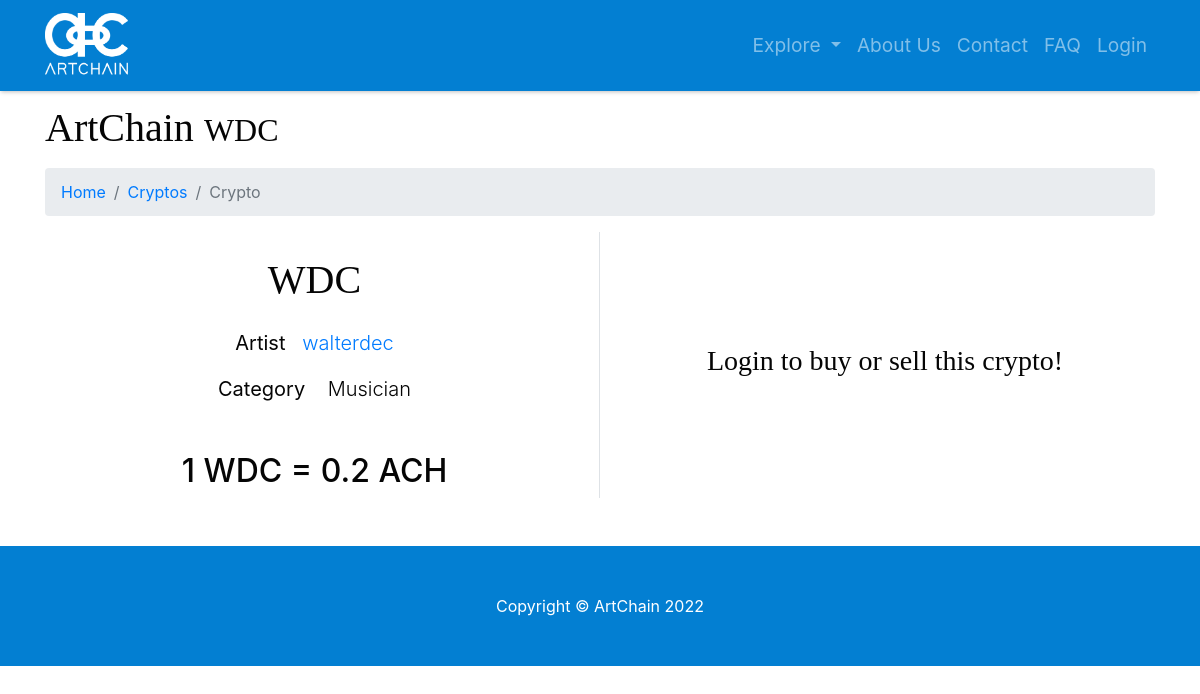
/item/crypto/WDC, run on an earlier commit of the app's database.
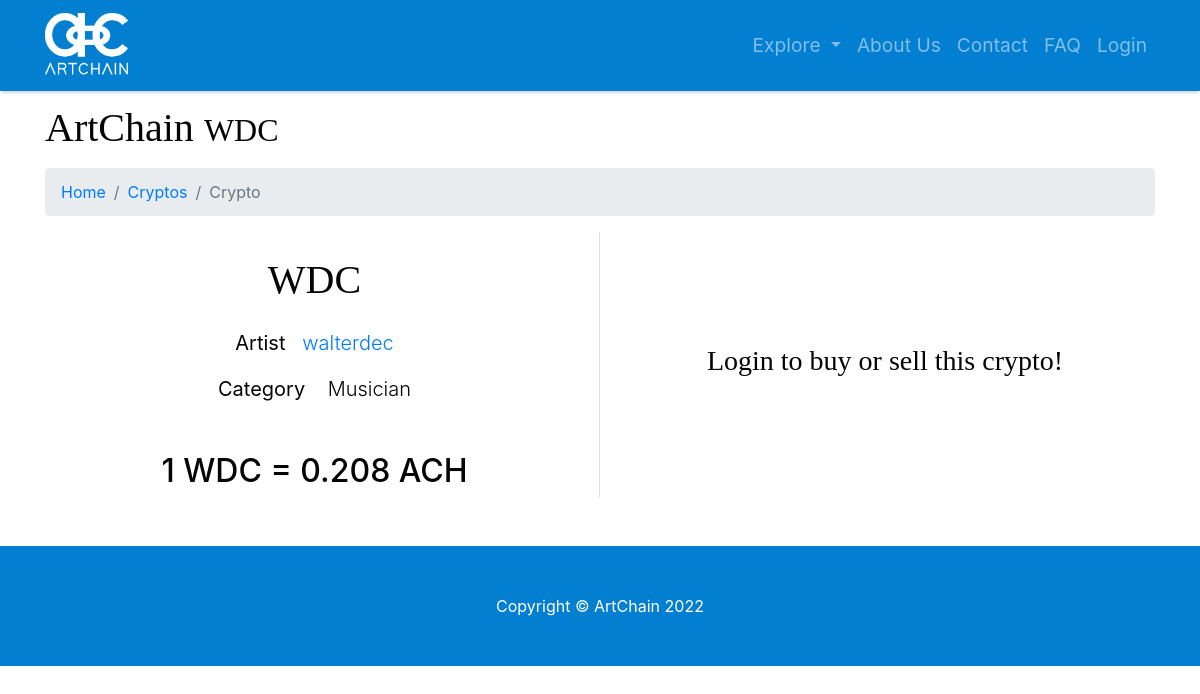
And on a later commit of the database.
### model.py (models this page shows)
class User(db.Model):
    __tablename__ = 'users'
    id = db.Column(db.Integer, unique=True, primary_key=True)
    username = db.Column(db.String(64), unique=True, index=True)
    password = db.Column(db.String(64))
    email = db.Column(db.String(64), unique=True)
    role_id = db.Column(db.Integer, db.ForeignKey('roles.id'))
    name = db.Column(db.String(64))
    surname = db.Column(db.String(64))
    category = db.Column(db.String(64), default=False)
    profile_pic_src = db.Column(db.String(64))
    insta = db.Column(db.Integer)
    instaname = db.Column(db.String(64))
    face = db.Column(db.Integer)
    facename = db.Column(db.String(64))
    twitter = db.Column(db.Integer)
    twittername = db.Column(db.String(64))
    yt = db.Column(db.Integer)
    ytname = db.Column(db.String(64))
    tiktok = db.Column(db.Integer)
    tiktokname = db.Column(db.String(64))
    twitch = db.Column(db.Integer)
    twitchname = db.Column(db.String(64))
    applemusic = db.Column(db.Integer)
    applemusicname = db.Column(db.String(64))
    spotify = db.Column(db.Integer)
    spotifyname = db.Column(db.String(64))
    soundcloud = db.Column(db.Integer)
    soundcloudname = db.Column(db.String(64))
    sales = db.Column(db.Integer)
    value = db.Column(db.Integer)

### app.py (the view)
@app.route('/item/crypto/<name>', methods=['GET', 'POST'])
def item_crypto(name):
    form = BuySellCryptoForm()
    cryptocurrency = None
    for row in db.session.query(model.Crypto).filter_by(name=name):
        cryptocurrency = row
    if cryptocurrency is None:
        return page_not_found(TypeError)
    crypto_artist = db.session.query(model.User).filter_by(id=cryptocurrency.user_id).first()
    if form.validate_on_submit():
        amount_buy = form.amount_buy.data
        amount_sell = form.amount_sell.data
        buy_sell_crypto(cryptocurrency, amount_buy, amount_sell)
        return render_template('item-crypto.html', form=form, crypto=cryptocurrency, crypto_artist=crypto_artist)
    return render_template('item-crypto.html', form=form, crypto=cryptocurrency, crypto_artist=crypto_artist)

### templates/item-crypto.html (shortened to what this page needs)
{% include 'main-template.html' %}
{% block content %}
<head>
</head>
<div class="container">
   <h1 class="mt-4 mb-3">ArtChain
      <small>{{crypto.name}}</small>
   </h1>
   <ol class="breadcrumb">
      <li class="breadcrumb-item">
         <a href="/">Home</a>
      </li>
      <li class="breadcrumb-item">
         <a href="/explore-crypto">Cryptos</a>
      </li>
      <li class="breadcrumb-item active">Crypto</li>
   </ol>
</div>
<section>
   <div class="container mb-5">
      <div class="row gx-4 gx-lg-5 align-items-center">
         <div class="col-lg-6 border-right">
            <div class="mt-4">
               <h1 class="display-5 fw-bolder text-center">{{crypto.name}}</h1>
               <div class="mt-4">
                  <p class="lead text-center"><strong>Artist</strong>&nbsp;&nbsp;&nbsp;<a href="{{url_for('profile_by_user', username=crypto_artist.username)}}">{{crypto_artist.username}}</a></p>
                  <p class="lead text-center"><strong>Category</strong>&nbsp;&nbsp;&nbsp;&nbsp;{{crypto_artist.category}}</p>
                  <div class="fs-5 mt-5 text-center">
                     <h2>1 {{crypto.name}} = {{crypto_artist.value}} ACH</h2>
                  </div>
               </div>
            </div>
         </div>
         <div class="col-lg-6">
            <div class="form-center mt-5 mb-5">
               {% if session.username and crypto.name != 'ACH' %}
               <form method="post">
                  {{form.hidden_tag()}}
                  <div class="text-center">
                     <h3>{{form.amount_buy.label(class="text-center")}}</h3>
                     {{form.amount_buy(class="form-control form-control-lg", placeholder="buy")}}
                  </div>
                  <div>
                     {{form.amount_sell(class="form-control form-control-lg mt-2", placeholder="sell")}}
                  </div>
                  <div class="text-center mt-4">
                     {{form.submit(class="btn btn-outline-dark flex-shrink-0 btn-lg")}}
                  </div>
               </form>
               {% elif not session.username and crypto.name != 'ACH' %}
               <h3 class="text-center">Login to buy or sell this crypto!</h3>
               {% endif %}
            </div>
         </div>
      </div>
   </div>
</section>
{% endblock content %}
{% include 'footer.html' %}

What changed in the data, as far as the page shows it:
changed User "walterdec": value "0.2" → "0.208"
